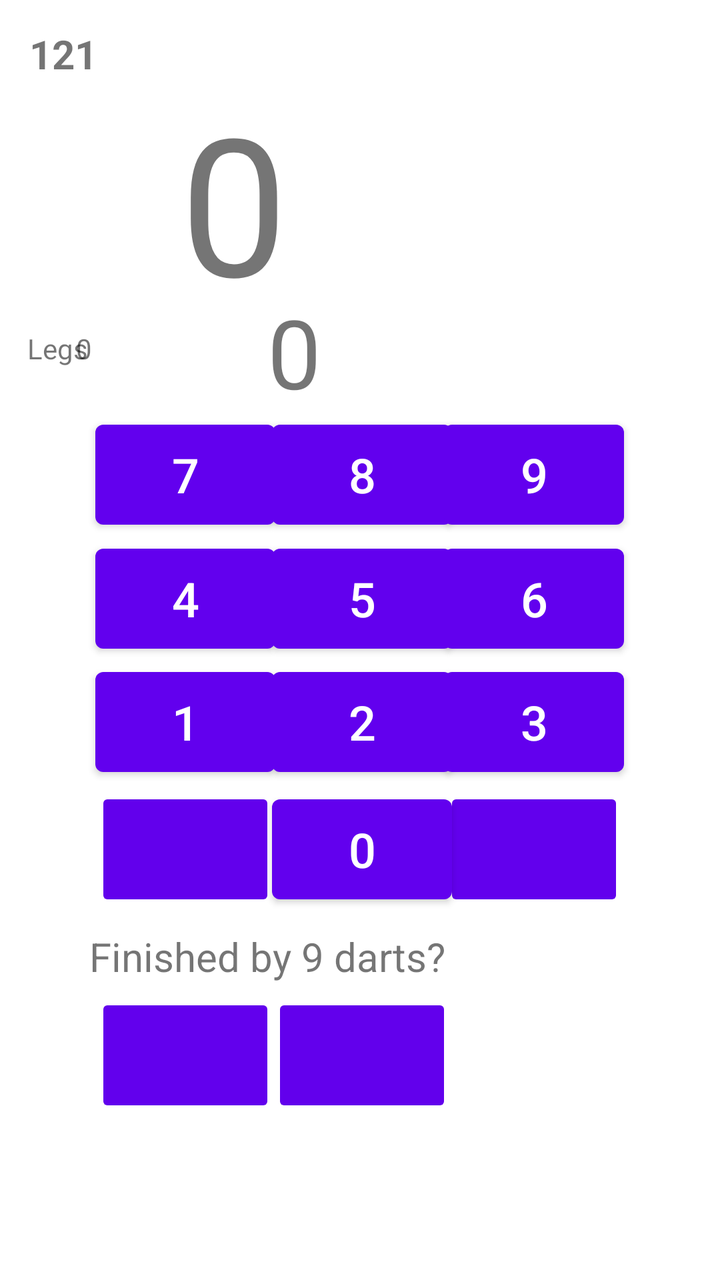
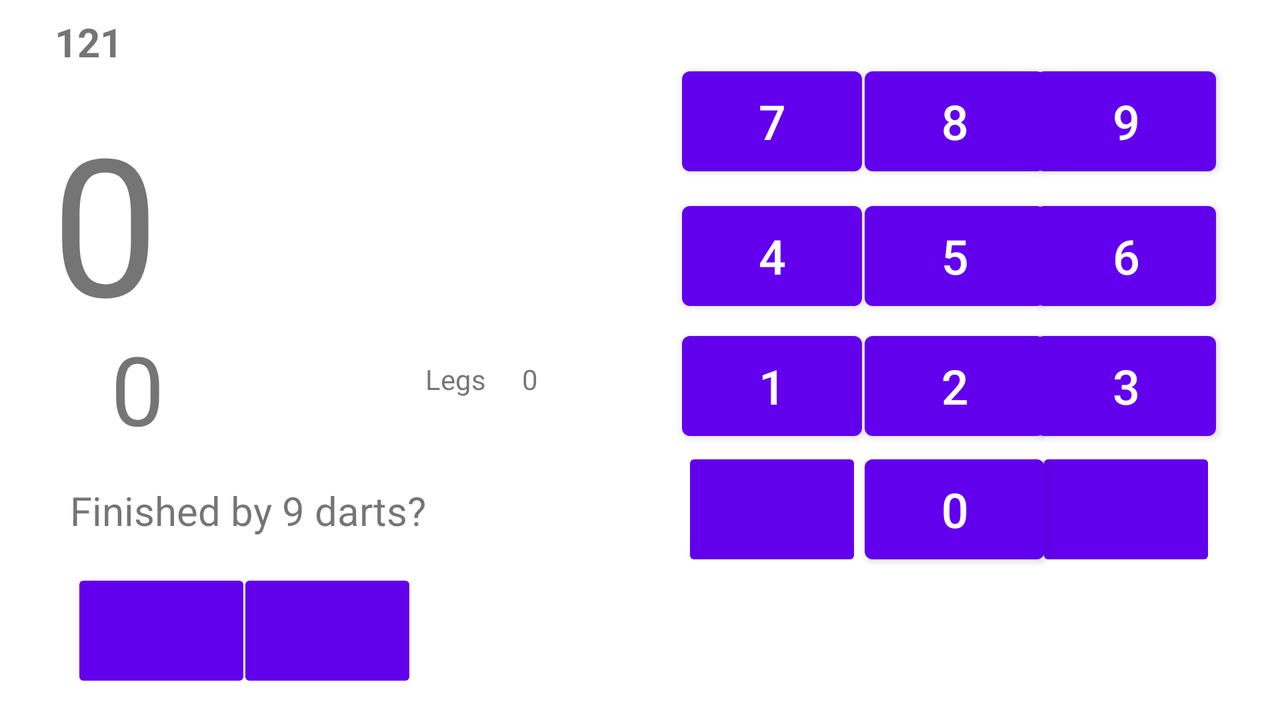

One screen, two layout resources from the same app: the default and the repository's alternative for another configuration. Each is rendered where Android would select it; the XML of both is given below.
<!-- AndroidManifest.xml: application theme Theme.DartPlayAndTrain -->
<!-- res/layout/t121game.xml -->
<?xml version="1.0" encoding="utf-8"?>
<androidx.constraintlayout.widget.ConstraintLayout xmlns:android="http://schemas.android.com/apk/res/android"
                                                   xmlns:app="http://schemas.android.com/apk/res-auto"
                                                   xmlns:tools="http://schemas.android.com/tools"
                                                   android:layout_width="match_parent"
                                                   android:layout_height="match_parent">

    <ImageButton
            android:layout_width="90dp"
            android:layout_height="62dp" app:srcCompat="@drawable/icons8close50"
            android:id="@+id/finish_by_Nth_Dart_no"
            android:backgroundTint="#6200EC" app:layout_constraintStart_toStartOf="parent"
            app:layout_constraintEnd_toEndOf="parent" app:layout_constraintBottom_toBottomOf="parent"
            app:layout_constraintTop_toTopOf="parent" app:layout_constraintHorizontal_bias="0.504"
            app:layout_constraintVertical_bias="0.859" android:contentDescription="@android:string/cancel"/>
    <ImageButton
            android:layout_width="90dp"
            android:layout_height="62dp" app:srcCompat="@drawable/done_50" android:id="@+id/finish_by_Nth_dart_yes"
            android:backgroundTint="#6200ED" app:layout_constraintTop_toTopOf="parent"
            app:layout_constraintStart_toStartOf="parent" app:layout_constraintEnd_toEndOf="parent"
            app:layout_constraintHorizontal_bias="0.177" app:layout_constraintBottom_toBottomOf="parent"
            app:layout_constraintVertical_bias="0.859" android:contentDescription="@android:string/no"/>
    <TextView
            android:text="@string/zobraz_0"
            android:layout_width="180dp"
            android:layout_height="110dp" android:id="@+id/nahadzane_skore"
            app:layout_constraintTop_toTopOf="parent"
            app:layout_constraintBottom_toBottomOf="parent" app:layout_constraintEnd_toEndOf="parent"
            app:layout_constraintStart_toStartOf="parent"
            app:layout_constraintVertical_bias="0.069" android:textSize="96sp"/>
    <TextView
            android:text="@string/t121"
            android:layout_width="wrap_content"
            android:layout_height="wrap_content" android:id="@+id/nazov"
            app:layout_constraintTop_toTopOf="parent" app:layout_constraintStart_toStartOf="parent"
            app:layout_constraintEnd_toEndOf="parent" app:layout_constraintBottom_toBottomOf="parent"
            app:layout_constraintHorizontal_bias="0.045" app:layout_constraintVertical_bias="0.022"
            android:textStyle="bold" android:textSize="20sp"/>
    <TextView
            android:text="@string/zobraz_0"
            android:layout_width="93dp"
            android:layout_height="65dp" android:id="@+id/hodene_score"
            app:layout_constraintTop_toTopOf="parent"
            app:layout_constraintBottom_toBottomOf="parent" app:layout_constraintEnd_toEndOf="parent"
            app:layout_constraintStart_toStartOf="parent"
            app:layout_constraintVertical_bias="0.25" android:textSize="48sp"/>
    <Button
            android:text="@string/zobraz_8"
            android:layout_width="90dp"
            android:layout_height="62dp" android:id="@+id/cislo_8"
            app:layout_constraintBottom_toBottomOf="parent" app:layout_constraintStart_toStartOf="parent"
            app:layout_constraintEnd_toEndOf="parent" app:layout_constraintTop_toTopOf="parent"
            app:layout_constraintHorizontal_bias="0.504" android:textSize="24sp"
            app:layout_constraintVertical_bias="0.357"/>
    <Button
            android:text="@string/zobraz_4"
            android:layout_width="90dp"
            android:layout_height="62dp" android:id="@+id/cislo_4"
            app:layout_constraintBottom_toBottomOf="parent" app:layout_constraintStart_toStartOf="parent"
            app:layout_constraintEnd_toEndOf="parent" app:layout_constraintTop_toTopOf="parent"
            app:layout_constraintHorizontal_bias="0.177" android:textSize="24sp"
            app:layout_constraintVertical_bias="0.464"/>
    <Button
            android:text="@string/zobraz_3"
            android:layout_width="90dp"
            android:layout_height="62dp" android:id="@+id/cislo_3"
            app:layout_constraintBottom_toBottomOf="parent" app:layout_constraintStart_toStartOf="parent"
            app:layout_constraintEnd_toEndOf="parent" app:layout_constraintTop_toTopOf="parent"
            app:layout_constraintHorizontal_bias="0.822" android:textSize="24sp"
            app:layout_constraintVertical_bias="0.571"/>
    <Button
            android:text="@string/zobraz_7"
            android:layout_width="90dp"
            android:layout_height="62dp" android:id="@+id/cislo_7"
            app:layout_constraintBottom_toBottomOf="parent" app:layout_constraintStart_toStartOf="parent"
            app:layout_constraintEnd_toEndOf="parent" app:layout_constraintTop_toTopOf="parent"
            app:layout_constraintHorizontal_bias="0.177" android:textSize="24sp"
            app:layout_constraintVertical_bias="0.357"/>
    <Button
            android:text="@string/zobraz_9"
            android:layout_width="90dp"
            android:layout_height="62dp" android:id="@+id/cislo_9"
            app:layout_constraintBottom_toBottomOf="parent" app:layout_constraintStart_toStartOf="parent"
            app:layout_constraintEnd_toEndOf="parent" app:layout_constraintTop_toTopOf="parent"
            app:layout_constraintHorizontal_bias="0.822" android:textSize="24sp"
            app:layout_constraintVertical_bias="0.357"/>
    <Button
            android:text="@string/zobraz_1"
            android:layout_width="90dp"
            android:layout_height="62dp" android:id="@+id/cislo_1"
            app:layout_constraintBottom_toBottomOf="parent" app:layout_constraintStart_toStartOf="parent"
            app:layout_constraintEnd_toEndOf="parent" app:layout_constraintTop_toTopOf="parent"
            app:layout_constraintHorizontal_bias="0.177" android:textSize="24sp"
            app:layout_constraintVertical_bias="0.571"/>
    <Button
            android:text="@string/zobraz_2"
            android:layout_width="90dp"
            android:layout_height="62dp" android:id="@+id/cislo_2"
            app:layout_constraintBottom_toBottomOf="parent" app:layout_constraintStart_toStartOf="parent"
            app:layout_constraintEnd_toEndOf="parent" app:layout_constraintTop_toTopOf="parent"
            app:layout_constraintHorizontal_bias="0.504" android:textSize="24sp"
            app:layout_constraintVertical_bias="0.571"/>
    <Button
            android:text="@string/zobraz_0"
            android:layout_width="90dp"
            android:layout_height="62dp" android:id="@+id/cislo_0"
            app:layout_constraintBottom_toBottomOf="parent" app:layout_constraintStart_toStartOf="parent"
            app:layout_constraintEnd_toEndOf="parent" app:layout_constraintTop_toTopOf="parent"
            app:layout_constraintHorizontal_bias="0.504" android:textSize="24sp"
            app:layout_constraintVertical_bias="0.681"/>
    <Button
            android:text="@string/zobraz_6"
            android:layout_width="90dp"
            android:layout_height="62dp" android:id="@+id/cislo_6"
            app:layout_constraintBottom_toBottomOf="parent" app:layout_constraintStart_toStartOf="parent"
            app:layout_constraintEnd_toEndOf="parent" app:layout_constraintTop_toTopOf="parent"
            app:layout_constraintHorizontal_bias="0.822" android:textSize="24sp"
            app:layout_constraintVertical_bias="0.464"/>
    <ImageButton
            android:layout_width="90dp"
            android:layout_height="62dp" app:srcCompat="@drawable/icons8close50"
            android:id="@+id/vymaz_zadane_skore_button"
            android:backgroundTint="#6200EC" app:layout_constraintStart_toStartOf="parent"
            app:layout_constraintEnd_toEndOf="parent" app:layout_constraintBottom_toBottomOf="parent"
            app:layout_constraintTop_toTopOf="parent" app:layout_constraintHorizontal_bias="0.177"
            app:layout_constraintVertical_bias="0.681" android:contentDescription="@android:string/cancel"/>
    <ImageButton
            android:layout_width="90dp"
            android:layout_height="62dp" app:srcCompat="@drawable/done_50" android:id="@+id/potvrd_zadane_skore_button"
            android:backgroundTint="#6200ED" app:layout_constraintTop_toTopOf="parent"
            app:layout_constraintStart_toStartOf="parent" app:layout_constraintEnd_toEndOf="parent"
            app:layout_constraintHorizontal_bias="0.822" app:layout_constraintBottom_toBottomOf="parent"
            app:layout_constraintVertical_bias="0.681" android:contentDescription="@android:string/no"/>
    <Button
            android:text="@string/zobraz_5"
            android:layout_width="90dp"
            android:layout_height="62dp" android:id="@+id/cislo_5"
            app:layout_constraintBottom_toBottomOf="parent" app:layout_constraintStart_toStartOf="parent"
            app:layout_constraintEnd_toEndOf="parent" app:layout_constraintTop_toTopOf="parent"
            app:layout_constraintHorizontal_bias="0.504" android:textSize="24sp"
            app:layout_constraintVertical_bias="0.464"/>
    <TextView
            android:text="@string/finished_by_9_darts"
            android:layout_width="wrap_content"
            android:layout_height="wrap_content" android:id="@+id/t121_finished_by_9_text_var"
            app:layout_constraintStart_toStartOf="parent" app:layout_constraintEnd_toEndOf="parent"
            app:layout_constraintHorizontal_bias="0.245" app:layout_constraintBottom_toBottomOf="parent"
            app:layout_constraintTop_toTopOf="parent" app:layout_constraintVertical_bias="0.758"
            android:textSize="20sp"/>
    <TextView
            android:text="@string/legs"
            android:layout_width="wrap_content"
            android:layout_height="wrap_content" android:id="@+id/t121_legs_text"
            app:layout_constraintStart_toStartOf="parent" app:layout_constraintTop_toTopOf="parent"
            app:layout_constraintBottom_toBottomOf="parent" app:layout_constraintEnd_toEndOf="parent"
            app:layout_constraintHorizontal_bias="0.041" app:layout_constraintVertical_bias="0.265"/>
    <TextView
            android:text="@string/zobraz_0"
            android:layout_width="20dp"
            android:layout_height="wrap_content" android:id="@+id/t121_legs_var"
            app:layout_constraintTop_toTopOf="parent"
            app:layout_constraintBottom_toBottomOf="parent" app:layout_constraintEnd_toEndOf="parent"
            android:layout_marginEnd="308dp" app:layout_constraintVertical_bias="0.265"
            app:layout_constraintStart_toEndOf="@+id/t121_legs_text"/>
</androidx.constraintlayout.widget.ConstraintLayout>
<!-- resources referenced by this layout -->
<resources>
  <string name="finished_by_9_darts">Finished by 9 darts?</string>
  <string name="legs">Legs</string>
  <string name="t121">121</string>
  <string name="zobraz_0">0</string>
  <string name="zobraz_1">1</string>
  <string name="zobraz_2">2</string>
  <string name="zobraz_3">3</string>
  <string name="zobraz_4">4</string>
  <string name="zobraz_5">5</string>
  <string name="zobraz_6">6</string>
  <string name="zobraz_7">7</string>
  <string name="zobraz_8">8</string>
  <string name="zobraz_9">9</string>
  <style name="Theme.DartPlayAndTrain" parent="Theme.MaterialComponents.DayNight.DarkActionBar">
          
          <item name="colorPrimary">@color/purple_500</item>
          <item name="colorPrimaryVariant">@color/purple_700</item>
          <item name="colorOnPrimary">@color/white</item>
          
          <item name="colorSecondary">@color/teal_200</item>
          <item name="colorSecondaryVariant">@color/teal_700</item>
          <item name="colorOnSecondary">@color/black</item>
          
          <item name="android:statusBarColor">?attr/colorPrimaryVariant</item>
          
      </style>
</resources>
<!-- res/layout-land/t121game.xml (the repository's variant of the layout above) -->
<!-- drawn on the phone turned sideways -->
<?xml version="1.0" encoding="utf-8"?>
<androidx.constraintlayout.widget.ConstraintLayout xmlns:android="http://schemas.android.com/apk/res/android"
                                                   xmlns:app="http://schemas.android.com/apk/res-auto" xmlns:tools="http://schemas.android.com/tools" android:layout_width="match_parent"
                                                   android:layout_height="match_parent">
    <TextView
            android:text="@string/zobraz_0"
            android:layout_width="180dp"
            android:layout_height="110dp" android:id="@+id/nahadzane_skore"
            app:layout_constraintTop_toTopOf="parent"
            app:layout_constraintBottom_toBottomOf="parent" app:layout_constraintEnd_toEndOf="parent"
            app:layout_constraintStart_toStartOf="parent"
            app:layout_constraintVertical_bias="0.186" android:textSize="96sp"
            app:layout_constraintHorizontal_bias="0.056"/>
    <TextView
            android:text="@string/t121"
            android:layout_width="wrap_content"
            android:layout_height="wrap_content" android:id="@+id/nazov"
            app:layout_constraintTop_toTopOf="parent" app:layout_constraintStart_toStartOf="parent"
            app:layout_constraintEnd_toEndOf="parent" app:layout_constraintBottom_toBottomOf="parent"
            app:layout_constraintHorizontal_bias="0.045" app:layout_constraintVertical_bias="0.022"
            android:textStyle="bold" android:textSize="20sp"
            tools:layout_editor_absoluteX="16dp"/>
    <Button
            android:text="@string/zobraz_8"
            android:layout_width="90dp"
            android:layout_height="62dp" android:id="@+id/cislo_8"
            app:layout_constraintBottom_toBottomOf="parent" app:layout_constraintStart_toStartOf="parent"
            app:layout_constraintEnd_toEndOf="parent" app:layout_constraintTop_toTopOf="parent"
            app:layout_constraintHorizontal_bias="0.786" android:textSize="24sp"
            app:layout_constraintVertical_bias="0.1"
    />
    <Button
            android:text="@string/zobraz_5"
            android:layout_width="90dp"
            android:layout_height="62dp" android:id="@+id/cislo_5"
            app:layout_constraintBottom_toBottomOf="parent" app:layout_constraintStart_toStartOf="parent"
            app:layout_constraintEnd_toEndOf="parent" app:layout_constraintTop_toTopOf="parent"
            app:layout_constraintHorizontal_bias="0.786" android:textSize="24sp"
            app:layout_constraintVertical_bias="0.326"
    />
    <Button
            android:text="@string/zobraz_2"
            android:layout_width="90dp"
            android:layout_height="62dp" android:id="@+id/cislo_2"
            app:layout_constraintBottom_toBottomOf="parent" app:layout_constraintStart_toStartOf="parent"
            app:layout_constraintEnd_toEndOf="parent" app:layout_constraintTop_toTopOf="parent"
            app:layout_constraintHorizontal_bias="0.786" android:textSize="24sp"
            app:layout_constraintVertical_bias="0.544"
    />
    <Button
            android:text="@string/zobraz_0"
            android:layout_width="90dp"
            android:layout_height="62dp" android:id="@+id/cislo_0"
            app:layout_constraintBottom_toBottomOf="parent" app:layout_constraintStart_toStartOf="parent"
            app:layout_constraintEnd_toEndOf="parent" app:layout_constraintTop_toTopOf="parent"
            app:layout_constraintHorizontal_bias="0.786" android:textSize="24sp"
            app:layout_constraintVertical_bias="0.75"
    />
    <ImageButton
            android:layout_width="90dp"
            android:layout_height="62dp" app:srcCompat="@drawable/done_50" android:id="@+id/finish_by_Nth_dart_yes"
            android:backgroundTint="#6200ED" app:layout_constraintTop_toTopOf="parent"
            app:layout_constraintStart_toStartOf="parent" app:layout_constraintEnd_toEndOf="parent"
            app:layout_constraintHorizontal_bias="0.065" app:layout_constraintBottom_toBottomOf="parent"
            app:layout_constraintVertical_bias="0.954" android:contentDescription="@android:string/no"
    />
    <ImageButton
            android:layout_width="90dp"
            android:layout_height="62dp" app:srcCompat="@drawable/icons8close50"
            android:id="@+id/finish_by_Nth_Dart_no"
            android:backgroundTint="#6200EC" app:layout_constraintStart_toStartOf="parent"
            app:layout_constraintEnd_toEndOf="parent" app:layout_constraintBottom_toBottomOf="parent"
            app:layout_constraintTop_toTopOf="parent" app:layout_constraintHorizontal_bias="0.216"
            app:layout_constraintVertical_bias="0.954" android:contentDescription="@android:string/cancel"
    />
    <Button
            android:text="@string/zobraz_6"
            android:layout_width="90dp"
            android:layout_height="62dp" android:id="@+id/cislo_6"
            app:layout_constraintBottom_toBottomOf="parent" app:layout_constraintStart_toStartOf="parent"
            app:layout_constraintEnd_toEndOf="parent" app:layout_constraintTop_toTopOf="parent"
            app:layout_constraintHorizontal_bias="0.942" android:textSize="24sp"
            app:layout_constraintVertical_bias="0.326"
    />
    <ImageButton
            android:layout_width="90dp"
            android:layout_height="62dp" app:srcCompat="@drawable/done_50" android:id="@+id/potvrd_zadane_skore_button"
            android:backgroundTint="#6200ED" app:layout_constraintTop_toTopOf="parent"
            app:layout_constraintStart_toStartOf="parent" app:layout_constraintEnd_toEndOf="parent"
            app:layout_constraintHorizontal_bias="0.942" app:layout_constraintBottom_toBottomOf="parent"
            app:layout_constraintVertical_bias="0.75" android:contentDescription="@android:string/no"
    />
    <Button
            android:text="@string/zobraz_3"
            android:layout_width="90dp"
            android:layout_height="62dp" android:id="@+id/cislo_3"
            app:layout_constraintBottom_toBottomOf="parent" app:layout_constraintStart_toStartOf="parent"
            app:layout_constraintEnd_toEndOf="parent" app:layout_constraintTop_toTopOf="parent"
            app:layout_constraintHorizontal_bias="0.942" android:textSize="24sp"
            app:layout_constraintVertical_bias="0.544"
    />
    <Button
            android:text="@string/zobraz_9"
            android:layout_width="90dp"
            android:layout_height="62dp" android:id="@+id/cislo_9"
            app:layout_constraintBottom_toBottomOf="parent" app:layout_constraintStart_toStartOf="parent"
            app:layout_constraintEnd_toEndOf="parent" app:layout_constraintTop_toTopOf="parent"
            app:layout_constraintHorizontal_bias="0.942" android:textSize="24sp"
            app:layout_constraintVertical_bias="0.1"
    />
    <Button
            android:text="@string/zobraz_7"
            android:layout_width="90dp"
            android:layout_height="62dp" android:id="@+id/cislo_7"
            app:layout_constraintBottom_toBottomOf="parent" app:layout_constraintStart_toStartOf="parent"
            app:layout_constraintEnd_toEndOf="parent" app:layout_constraintTop_toTopOf="parent"
            app:layout_constraintHorizontal_bias="0.62" android:textSize="24sp"
            app:layout_constraintVertical_bias="0.1"
    />
    <Button
            android:text="@string/zobraz_1"
            android:layout_width="90dp"
            android:layout_height="62dp" android:id="@+id/cislo_1"
            app:layout_constraintBottom_toBottomOf="parent" app:layout_constraintStart_toStartOf="parent"
            app:layout_constraintEnd_toEndOf="parent" app:layout_constraintTop_toTopOf="parent"
            app:layout_constraintHorizontal_bias="0.62" android:textSize="24sp"
            app:layout_constraintVertical_bias="0.544"
    />
    <Button
            android:text="@string/zobraz_4"
            android:layout_width="90dp"
            android:layout_height="62dp" android:id="@+id/cislo_4"
            app:layout_constraintBottom_toBottomOf="parent" app:layout_constraintStart_toStartOf="parent"
            app:layout_constraintEnd_toEndOf="parent" app:layout_constraintTop_toTopOf="parent"
            app:layout_constraintHorizontal_bias="0.62" android:textSize="24sp"
            app:layout_constraintVertical_bias="0.326"
    />
    <ImageButton
            android:layout_width="90dp"
            android:layout_height="62dp" app:srcCompat="@drawable/icons8close50"
            android:id="@+id/vymaz_zadane_skore_button"
            android:backgroundTint="#6200EC" app:layout_constraintStart_toStartOf="parent"
            app:layout_constraintEnd_toEndOf="parent" app:layout_constraintBottom_toBottomOf="parent"
            app:layout_constraintTop_toTopOf="parent" app:layout_constraintHorizontal_bias="0.62"
            app:layout_constraintVertical_bias="0.75" android:contentDescription="@android:string/cancel"
    />
    <TextView
            android:text="@string/zobraz_0"
            android:layout_width="93dp"
            android:layout_height="65dp" android:id="@+id/hodene_score"
            app:layout_constraintTop_toTopOf="parent"
            app:layout_constraintBottom_toBottomOf="parent" app:layout_constraintEnd_toEndOf="parent"
            app:layout_constraintStart_toStartOf="parent"
            app:layout_constraintVertical_bias="0.549" android:textSize="48sp"
            app:layout_constraintHorizontal_bias="0.101"/>
    <TextView
            android:text="@string/finished_by_9_darts"
            android:layout_width="wrap_content"
            android:layout_height="wrap_content" android:id="@+id/t121_finished_by_9_text_var"
            app:layout_constraintStart_toStartOf="parent" app:layout_constraintEnd_toEndOf="parent"
            app:layout_constraintHorizontal_bias="0.076" app:layout_constraintBottom_toBottomOf="parent"
            app:layout_constraintTop_toTopOf="parent" app:layout_constraintVertical_bias="0.726"
            android:textSize="20sp"/>
    <TextView
            android:text="@string/zobraz_0"
            android:layout_width="20dp"
            android:layout_height="wrap_content" android:id="@+id/t121_legs_var"
            app:layout_constraintTop_toTopOf="parent"
            app:layout_constraintBottom_toBottomOf="parent" app:layout_constraintEnd_toEndOf="parent"
            app:layout_constraintVertical_bias="0.528"
            app:layout_constraintStart_toEndOf="@+id/t121_legs_text"
            app:layout_constraintHorizontal_bias="0.048"/>
    <TextView
            android:text="@string/legs"
            android:layout_width="wrap_content"
            android:layout_height="wrap_content" android:id="@+id/t121_legs_text"
            app:layout_constraintStart_toStartOf="parent" app:layout_constraintTop_toTopOf="parent"
            app:layout_constraintBottom_toBottomOf="parent" app:layout_constraintEnd_toEndOf="parent"
            app:layout_constraintHorizontal_bias="0.349" app:layout_constraintVertical_bias="0.528"
    />
</androidx.constraintlayout.widget.ConstraintLayout>
